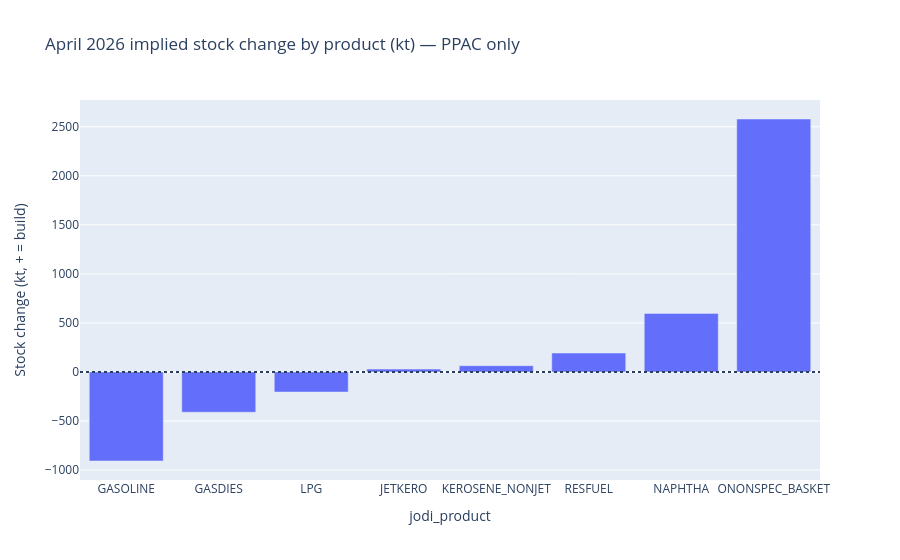

The cell this chart's notebook holds for it:
### Code cell
fig = px.bar(
    april['by_jodi_product'],
    x='jodi_product',
    y='implied_STOCKCH_kt',
    title='April 2026 implied stock change by product (kt) — PPAC only',
    labels={'implied_STOCKCH_kt': 'Stock change (kt, + = build)'},
)
fig.add_hline(y=0, line_dash='dot')
fig.show()

### Figure 1 — Plotly figure (JSON) as saved in the notebook; plotly's stock layout.template omitted (floating-point values rounded to 4 significant figures)
{"data": [{"hovertemplate": "jodi_product=%{x}<br>Stock change (kt, + = build)=%{y}<extra></extra>", "legendgroup": "", "marker": {"color": "#636efa", "pattern": {"shape": ""}}, "name": "", "orientation": "v", "showlegend": false, "textposition": "auto", "type": "bar", "x": ["GASOLINE", "GASDIES", "LPG", "JETKERO", "KEROSENE_NONJET", "RESFUEL", "NAPHTHA", "ONONSPEC_BASKET"], "xaxis": "x", "y": [-908.0, -411.0, -205.0, 29.0, 64.0, 193.0, 597.0, 2579.0], "yaxis": "y"}], "layout": {"barmode": "relative", "legend": {"tracegroupgap": 0}, "shapes": [{"line": {"dash": "dot"}, "type": "line", "x0": 0, "x1": 1, "xref": "x domain", "y0": 0, "y1": 0, "yref": "y"}], "title": {"text": "April 2026 implied stock change by product (kt) — PPAC only"}, "xaxis": {"anchor": "y", "domain": [0, 1], "title": {"text": "jodi_product"}}, "yaxis": {"anchor": "x", "domain": [0, 1], "title": {"text": "Stock change (kt, + = build)"}}}}
